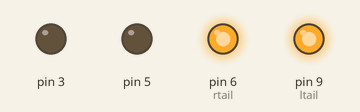
Recording of a sketch running on a simulated Arduino Uno, built with avr-gcc and run on an emulated ATmega328P. Parts: output pins drawn as LEDs (lit = HIGH).

Above: at 0.1 s.
At 20.25 s:
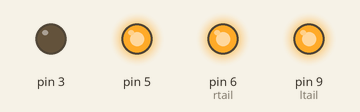
At 39.75 s:
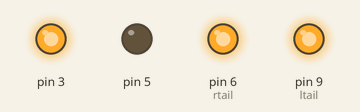
Timing chart, 0 to 40.0 s (numbered marks = the images above):
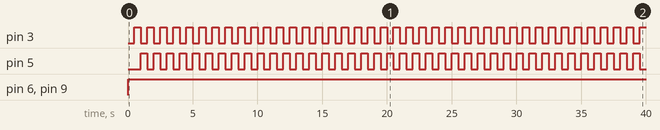

The sketch:

zeta_prot.ino
```cpp
/* Zeta prototipo

Test dei vari LED
*/

#include <common.h>


// Due LED con lampeggio alternato:
Lampeggiatore right = 3;
Lampeggiatore left = 5;
const byte rtail = 6;
const byte ltail = 9;

void setup() {
  left.Invert() ; // Parte da stato invertito rispetto al default
  pinMode(rtail,OUTPUT);
  pinMode(ltail,OUTPUT);

}

void loop() {
  // Due LED con lampeggio alternato:
  right.Blink();
  left.Blink();
  digitalWrite(rtail,HIGH);
  digitalWrite(ltail,HIGH);
}
```

Measured:
- by itself, pin 3, pin 5: alternates HIGH for 0.50 s and LOW for 0.50 s
- by itself, pin 6 (rtail), pin 9 (ltail): LOW → HIGH at 0.00 s
